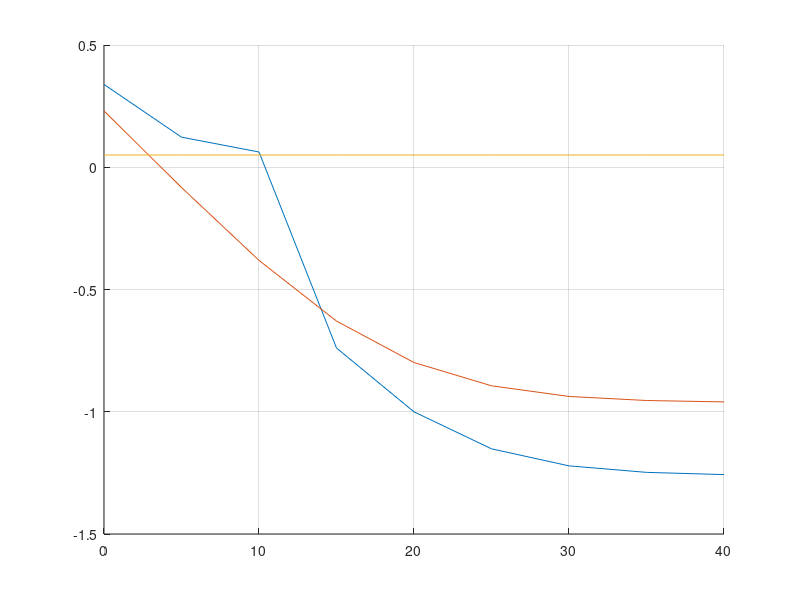

Recreate this plot in MATLAB.
x=0:5:40;
y=[0.3387    0.1231   0.0624   -0.7393   -1.0003   -1.1516   -1.2213   -1.2479   -1.2570];
y2=[0.2303   -0.0827   -0.3809   -0.6291   -0.7987   -0.8939   -0.9374   -0.9540   -0.9597];
yy=0.05*ones(1,length(x));
hold all;
grid on;
plot(x,y);
plot(x,y2);
plot(x,yy);
